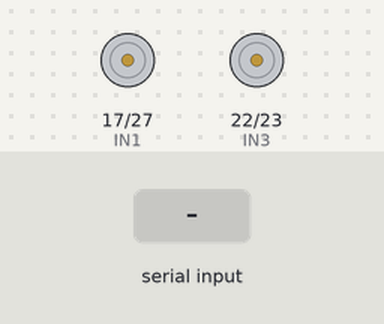
Bench run of a program on a simulated Raspberry Pi (BCM pin numbers). Parts: motor-driver pin pairs drawn as motors (green arrow = first pin HIGH = forward, orange = second pin HIGH = backward, longer = more drive, scaled by the enable pin). The test bench sets the inputs (shaded band). What the program prints to the terminal is not drawn.

Above: at 1.2 s.
1.3 s: "IN1" typed at the terminal, then Enter
At 1.7 s:
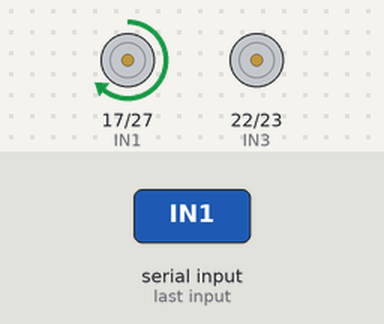
2.8 s: "IN2" typed at the terminal, then Enter
At 4.0 s:
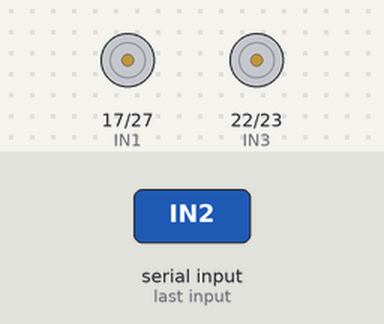
4.3 s: "IN3" typed at the terminal, then Enter
At 5.2 s:
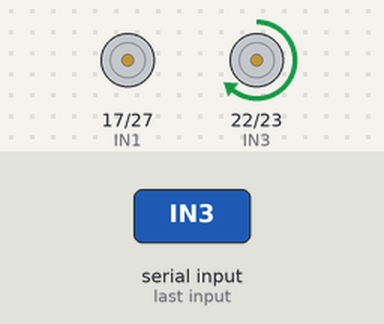
5.8 s: "IN4" typed at the terminal, then Enter
At 6.4 s:
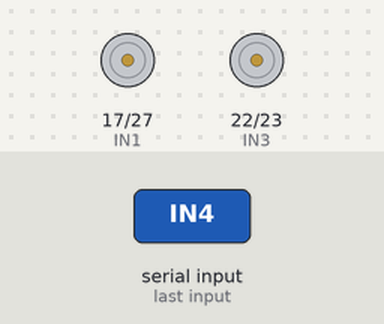
7.3 s: "forward" typed at the terminal, then Enter
At 7.6 s:
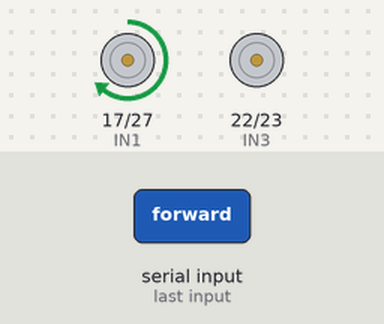
8.8 s: "w" typed at the terminal, then Enter
At 9.9 s:
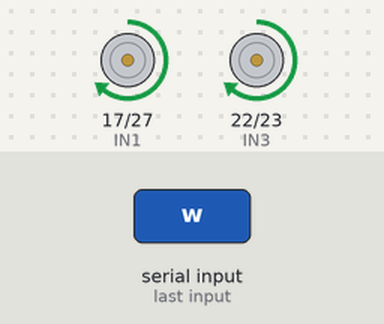
Timing chart, 0 to 11.3 s (numbered marks = the images above; inputs shaded):
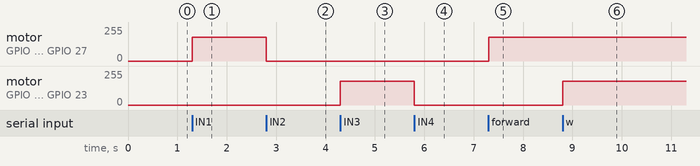

The program:

motor_controller.py
```python
#!/usr/bin/env python3
"""
L298N Dual DC Motor Controller for Raspberry Pi 3
Supports variable speed via PWM and directional control.
Supports independent (individual) motor control and coordinated vehicle drive.
Compatible with Python 3.4+
"""

import time
import sys

try:
    import RPi.GPIO as GPIO
except ImportError:
    GPIO = None
    print("[WARN] RPi.GPIO not available. Running in mock simulation mode.")

# Default Pin Configurations (BCM numbering)
DEFAULT_PINS = {
    'ENA': 12,  # Left motor PWM speed (Header Pin 32)
    'IN1': 17,  # Left motor direction 1 (Header Pin 11)
    'IN2': 27,  # Left motor direction 2 (Header Pin 13)
    'IN3': 22,  # Right motor direction 1 (Header Pin 15)
    'IN4': 23,  # Right motor direction 2 (Header Pin 16)
    'ENB': 13,  # Right motor PWM speed (Header Pin 33)
}

class MotorController:
    def __init__(self, pins=None, pwm_freq=100):
        self.pins = pins or DEFAULT_PINS
        self.pwm_freq = pwm_freq
        self.pwm_a = None
        self.pwm_b = None
        self.current_speed = 70  # Default speed (0 ~ 100%)
        self.is_mock = GPIO is None
        self._init_gpio()

    def _init_gpio(self):
        if self.is_mock:
            print("[MotorController] Initialized in mock mode.")
            return

        GPIO.setmode(GPIO.BCM)
        GPIO.setwarnings(False)

        # Setup direction pins
        for pin_name in ['IN1', 'IN2', 'IN3', 'IN4']:
            pin = self.pins[pin_name]
            GPIO.setup(pin, GPIO.OUT)
            GPIO.output(pin, GPIO.LOW)

        # Setup PWM enable pins
        GPIO.setup(self.pins['ENA'], GPIO.OUT)
        GPIO.setup(self.pins['ENB'], GPIO.OUT)

        self.pwm_a = GPIO.PWM(self.pins['ENA'], self.pwm_freq)
        self.pwm_b = GPIO.PWM(self.pins['ENB'], self.pwm_freq)
        self.pwm_a.start(0)
        self.pwm_b.start(0)
        print("[MotorController] GPIO initialized successfully.")

    def set_speed(self, speed):
        """Set speed percentage: 0 to 100"""
        self.current_speed = max(0, min(100, int(speed)))
        if not self.is_mock:
            self.pwm_a.ChangeDutyCycle(self.current_speed)
            self.pwm_b.ChangeDutyCycle(self.current_speed)

    # -------------------------------------------------------------
    # Individual Motor Controls (개별 모터 독립 제어)
    # -------------------------------------------------------------
    def motor_left(self, direction='forward', speed=None):
        """Control Left Motor (Motor A) individually: 'forward', 'backward', 'stop'"""
        spd = self.current_speed if speed is None else max(0, min(100, int(speed)))
        if not self.is_mock:
            if direction == 'forward':
                self.pwm_a.ChangeDutyCycle(spd)
                GPIO.output(self.pins['IN1'], GPIO.HIGH)
                GPIO.output(self.pins['IN2'], GPIO.LOW)
            elif direction == 'backward':
                self.pwm_a.ChangeDutyCycle(spd)
                GPIO.output(self.pins['IN1'], GPIO.LOW)
                GPIO.output(self.pins['IN2'], GPIO.HIGH)
            else:  # stop
                self.pwm_a.ChangeDutyCycle(0)
                GPIO.output(self.pins['IN1'], GPIO.LOW)
                GPIO.output(self.pins['IN2'], GPIO.LOW)
        else:
            print("[Mock Motor] Left Motor -> {} (Speed: {}%)".format(direction, spd))

    def motor_right(self, direction='forward', speed=None):
        """Control Right Motor (Motor B) individually: 'forward', 'backward', 'stop'"""
        spd = self.current_speed if speed is None else max(0, min(100, int(speed)))
        if not self.is_mock:
            if direction == 'forward':
                self.pwm_b.ChangeDutyCycle(spd)
                GPIO.output(self.pins['IN3'], GPIO.HIGH)
                GPIO.output(self.pins['IN4'], GPIO.LOW)
            elif direction == 'backward':
                self.pwm_b.ChangeDutyCycle(spd)
                GPIO.output(self.pins['IN3'], GPIO.LOW)
                GPIO.output(self.pins['IN4'], GPIO.HIGH)
            else:  # stop
                self.pwm_b.ChangeDutyCycle(0)
                GPIO.output(self.pins['IN3'], GPIO.LOW)
                GPIO.output(self.pins['IN4'], GPIO.LOW)
        else:
            print("[Mock Motor] Right Motor -> {} (Speed: {}%)".format(direction, spd))

    # -------------------------------------------------------------
    # Coordinated Dual Motor Drive (양쪽 모터 통합 주행)
    # -------------------------------------------------------------
    def forward(self, speed=None):
        """Move forward (both motors forward)"""
        self.motor_left('forward', speed)
        self.motor_right('forward', speed)

    def backward(self, speed=None):
        """Move backward (both motors backward)"""
        self.motor_left('backward', speed)
        self.motor_right('backward', speed)

    def turn_left(self, speed=None):
        """One-wheel turn left: Left Motor STOP, Right Motor FORWARD (한쪽만 회전)"""
        self.motor_left('stop')
        self.motor_right('forward', speed)

    def turn_right(self, speed=None):
        """One-wheel turn right: Right Motor STOP, Left Motor FORWARD (한쪽만 회전)"""
        self.motor_right('stop')
        self.motor_left('forward', speed)

    def spin_left(self, speed=None):
        """In-place pivot turn left: Left backward, Right forward"""
        self.motor_left('backward', speed)
        self.motor_right('forward', speed)

    def spin_right(self, speed=None):
        """In-place pivot turn right: Left forward, Right backward"""
        self.motor_left('forward', speed)
        self.motor_right('backward', speed)

    def stop(self):
        """Stop both motors"""
        self.motor_left('stop')
        self.motor_right('stop')

    def cleanup(self):
        """Safely release GPIO resources"""
        self.stop()
        if not self.is_mock:
            if self.pwm_a:
                self.pwm_a.stop()
            if self.pwm_b:
                self.pwm_b.stop()
            GPIO.cleanup()
        print("[MotorController] Cleaned up GPIO.")

def interactive_cli():
    print("=" * 60)
    print(" L298N Motor Interactive CLI Controller")
    print("=" * 60)
    print(" [양쪽 모터 주행]")
    print("   [W] Forward      [S] Backward")
    print("   [A] Turn Left (오른쪽만 구동)   [D] Turn Right (왼쪽만 구동)")
    print("   [J] Spin Left (제자리 회전)    [L] Spin Right (제자리 회전)")
    print(" [개별 모터 단독 제어]")
    print("   [1] 모터 A(왼쪽) 전진     [2] 모터 A 정지")
    print("   [3] 모터 B(오른쪽) 전진   [4] 모터 B 정지")
    print(" [기타]")
    print("   [Space] 전체 정지         [+] / [-] 속도 조절")
    print("   [X] 종료")
    print("=" * 60)

    motor = MotorController()
    speed = 70
    motor.set_speed(speed)

    try:
        import termios
        import tty

        def getch():
            fd = sys.stdin.fileno()
            old_settings = termios.tcgetattr(fd)
            try:
                tty.setraw(sys.stdin.fileno())
                ch = sys.stdin.read(1)
            finally:
                termios.tcsetattr(fd, termios.TCSADRAIN, old_settings)
            return ch

        while True:
            char = getch().lower()
            if char == 'w':
                print("\r[주행] 전진 (양쪽 모터 전진)                ", end="")
                motor.forward()
            elif char == 's':
                print("\r[주행] 후진 (양쪽 모터 후진)                ", end="")
                motor.backward()
            elif char == 'a':
                print("\r[주행] 좌회전 (왼쪽 정지, 오른쪽만 회전)    ", end="")
                motor.turn_left()
            elif char == 'd':
                print("\r[주행] 우회전 (오른쪽 정지, 왼쪽만 회전)    ", end="")
                motor.turn_right()
            elif char == 'j':
                print("\r[주행] 제자리 좌회전 (스핀)                 ", end="")
                motor.spin_left()
            elif char == 'l':
                print("\r[주행] 제자리 우회전 (스핀)                 ", end="")
                motor.spin_right()
            elif char == '1':
                print("\r[개별] 모터 A (왼쪽) 만 단독 전진!          ", end="")
                motor.motor_left('forward')
            elif char == '2':
                print("\r[개별] 모터 A (왼쪽) 정지                   ", end="")
                motor.motor_left('stop')
            elif char == '3':
                print("\r[개별] 모터 B (오른쪽) 만 단독 전진!        ", end="")
                motor.motor_right('forward')
            elif char == '4':
                print("\r[개별] 모터 B (오른쪽) 정지                 ", end="")
                motor.motor_right('stop')
            elif char in (' ', 'x', '\x1b'):
                print("\r[정지] 전체 모터 정지                       ", end="")
                motor.stop()
                if char == 'x':
                    break
            elif char in ('+', '='):
                speed = min(100, speed + 10)
                motor.set_speed(speed)
                print("\r[속도] {}% 로 증가                         ".format(speed), end="")
            elif char in ('-', '_'):
                speed = max(20, speed - 10)
                motor.set_speed(speed)
                print("\r[속도] {}% 로 감소                         ".format(speed), end="")
    except KeyboardInterrupt:
        pass
    finally:
        motor.cleanup()
        print("\n종료되었습니다.")

if __name__ == '__main__':
    interactive_cli()
```

Measured:
- after the input at 1.3 s, motor on GPIO 17 (IN1) / GPIO 27 (IN2): stopped → forward 179/255 at once
- after the input at 2.8 s, motor on GPIO 17 (IN1) / GPIO 27 (IN2): forward 179/255 → stopped at once
- after the input at 4.3 s, motor on GPIO 22 (IN3) / GPIO 23 (IN4): stopped → forward 179/255 at once
- after the input at 5.8 s, motor on GPIO 22 (IN3) / GPIO 23 (IN4): forward 179/255 → stopped at once
- after the input at 7.3 s, motor on GPIO 17 (IN1) / GPIO 27 (IN2): stopped → forward 179/255 at once
- after the input at 8.8 s, motor on GPIO 22 (IN3) / GPIO 23 (IN4): stopped → forward 179/255 at once
